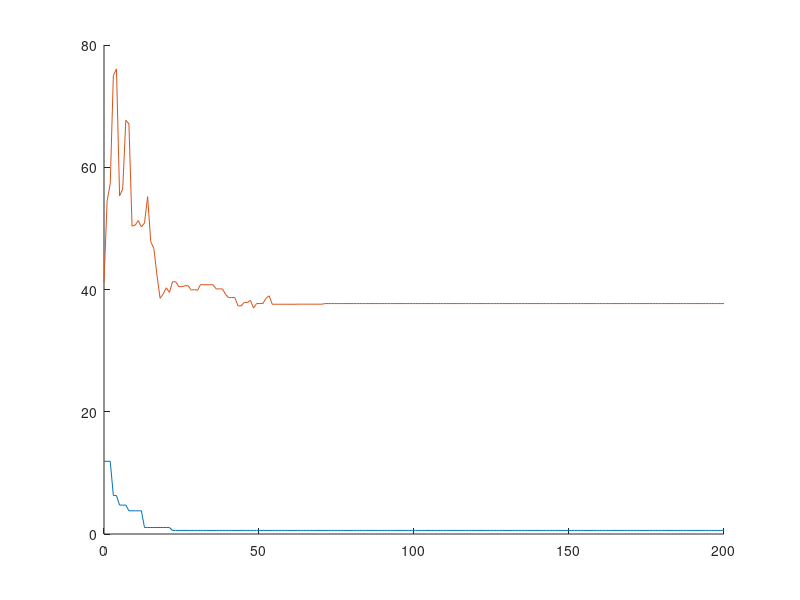

The MATLAB script that drew this image:
clear; clc;

f = @(x,y)(x.^2 + y.^2 -20*(cos(pi*x)+cos(pi*y) - 2));

range_min = [-10, -10];
range_max = [10, 10];

% valid_min = particleswarm(f,2, range_min, range_max);

pop = 100;

itMax = 200;
adaptIterations = 10;

c1 = 2;
c2 = 2;

average_global = zeros(adaptIterations, 2);
average_population = zeros(adaptIterations, 2);

adapt_global = zeros(itMax, 2);
adapt_pop = zeros(itMax, 2);

for j=1:adaptIterations
    x_pop = 10 - 20.*rand(pop, 2);
    v_pop = rand(pop, 2);
    gbest = x_pop(1,:);
    pbest = x_pop(:,:);
    for k=1:itMax
        adapt= f(x_pop(:,1), x_pop(:,2));
        for i=1:pop
            if adapt(i) < f(gbest(1,1), gbest(1,2))
                gbest = x_pop(i,:);
            end
            if adapt(i) < f(pbest(i,1),pbest(i,2))
                pbest(i,:) = x_pop(i,:);
            end
        end
        for i=1:pop
            v_pop(i,:) = v_pop(i,:) + c1.*rand().*(pbest(i,:)-x_pop(i,:))+ c2.*rand().*(gbest(1,:)-x_pop(i,:));
            x_pop(i,:) = x_pop(i,:)+v_pop(i,:);
        end
        adapt_global(k,:) = gbest(1,:);
        adapt_pop(k,:) = mean(pbest);
    end
    average_global(j,:) = gbest(1,:);
    average_population(j,:) = mean(pbest);
end

avg_g = mean(average_global);
avg_pop = mean(average_population);

n = linspace(0, itMax, itMax);

hold on
    plot(n, f(adapt_global(:,1), adapt_global(:,2)));
    plot(n, f(adapt_pop(:,1), adapt_pop(:,2)));
hold off
